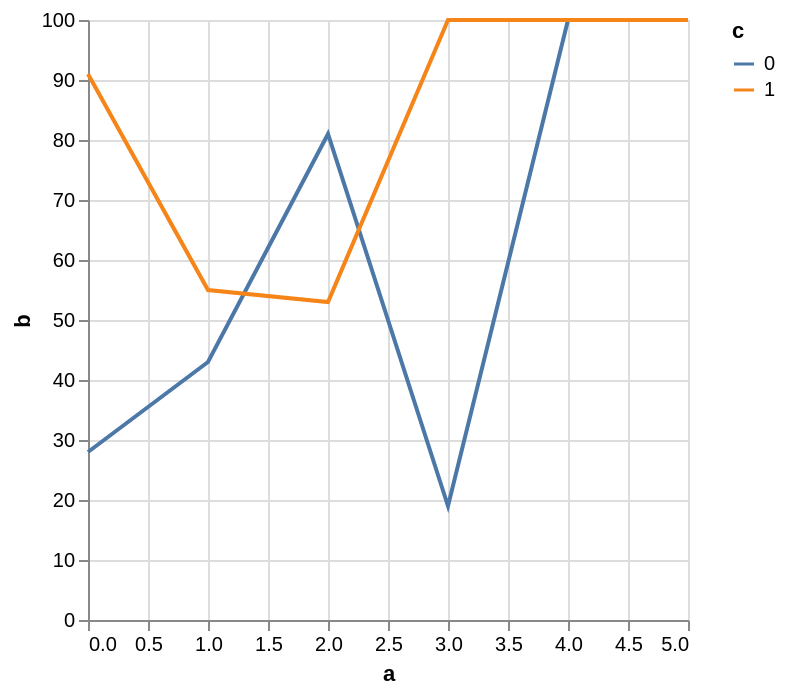

The specification (Vega-Lite) saved for this image:
### Vega-Lite specification from a JSON file in a GitHub repository (floating-point values rounded to 4 significant figures)
{"$schema": "https://vega.github.io/schema/vega-lite/v5.json", "data": {"values": [{"a": 0, "b": 28, "c": 0}, {"a": 0, "b": 91, "c": 1}, {"a": 1, "b": 43, "c": 0}, {"a": 1, "b": 55, "c": 1}, {"a": 2, "b": 81, "c": 0}, {"a": 2, "b": 53, "c": 1}, {"a": 3, "b": 19, "c": 0}]}, "mark": "line", "encoding": {"x": {"field": "a", "type": "quantitative", "scale": {"nice": 1}}, "y": {"field": "b", "type": "quantitative", "impute": {"value": 100, "keyvals": {"start": 4, "stop": 6}}}, "color": {"field": "c", "type": "nominal"}}}
